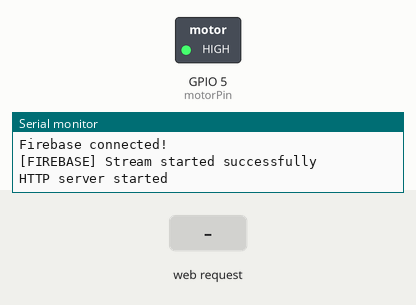
This sketch was run on a simulated ESP32. On the bench: switched loads named in the sketch (green lamp = pin HIGH), the last lines printed to the serial monitor. The test bench sets the inputs (shaded band). WiFi joins after 1.5 s; servers stay silent unless stated.

Above: at 2.8 s.
2.9 s: HTTP request GET /on received
At 4.3 s:
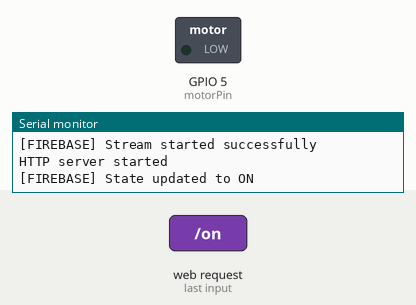
5.9 s: HTTP request GET /off received
At 7.3 s:
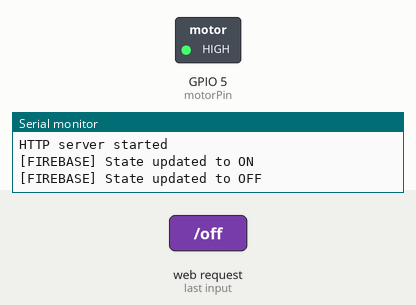
Timing chart, 0 to 8.9 s (numbered marks = the images above; inputs shaded):
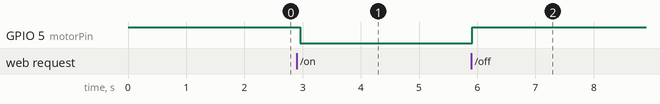

Measured:
- after the input at 2.9 s, GPIO 5 (motorPin): HIGH → LOW after 0.06 s
- after the input at 5.9 s, GPIO 5 (motorPin): LOW → HIGH at once

The sketch:

PumbControl.ino
```cpp
#include <WiFi.h>
#include <Firebase_ESP_Client.h>
#include <WebServer.h>

const char* ssid = "Ali";
const char* password = "12345678";

#define API_KEY "******************"
#define DATABASE_URL "******************"
#define USER_EMAIL "************"
#define USER_PASSWORD "****************"

const int motorPin = 5;
bool motorState = false;

FirebaseData fbdo;
FirebaseAuth auth;
FirebaseConfig config;

WebServer server(80);

void testMotor() {
  Serial.println("\n[TEST] Starting motor test...");
  for (int i = 0; i < 3; i++) {
    digitalWrite(motorPin, LOW);  // Motor ON
    Serial.println(">> Motor ON (Pin LOW)");
    delay(1000);
    digitalWrite(motorPin, HIGH); // Motor OFF
    Serial.println(">> Motor OFF (Pin HIGH)");
    delay(1000);
  }
  Serial.println("[TEST] Motor test complete\n");
}

void streamCallback(FirebaseStream data) {
  Serial.println("\n[FIREBASE] Stream Data Received");

  // Debug print all received data
  Serial.printf("Path: %s\n", data.dataPath().c_str());
  Serial.printf("Type: %s\n", data.dataType().c_str());
  Serial.printf("Event: %s\n", data.eventType().c_str());
  Serial.printf("JSON: %s\n", data.jsonString().c_str());

  // Handle JSON object with state field
  if (data.dataType() == "json") {
    FirebaseJsonData jsonData;
    data.jsonObject().get(jsonData, "state");

    if (jsonData.typeNum == FirebaseJson::JSON_BOOL) {
      bool state = jsonData.boolValue;
      digitalWrite(motorPin, state ? LOW : HIGH);
      motorState = state;
      Serial.printf("[MOTOR] Set to %s via Firebase\n", state ? "ON" : "OFF");
    }
  }
}

void streamTimeoutCallback(bool timeout) {
  if (timeout) {
    Serial.println("[FIREBASE] Stream timeout, reconnecting...");
    if (!Firebase.RTDB.beginStream(&fbdo, "/pump")) {
      Serial.println("[FIREBASE] Stream reconnect failed: " + fbdo.errorReason());
    }
  }
}

void setupFirebase() {
  config.api_key = API_KEY;
  config.database_url = DATABASE_URL;
  auth.user.email = USER_EMAIL;
  auth.user.password = USER_PASSWORD;

  fbdo.setBSSLBufferSize(4096, 1024);
  fbdo.setResponseSize(2048);

  Firebase.reconnectNetwork(true);
  Firebase.begin(&config, &auth);
  Firebase.setDoubleDigits(5);

  Serial.print("Connecting to Firebase");
  while (!Firebase.ready()) {
    Serial.print(".");
    delay(500);
  }
  Serial.println("\nFirebase connected!");

  if (!Firebase.RTDB.beginStream(&fbdo, "/pump")) {
    Serial.println("[FIREBASE] Stream begin error: " + fbdo.errorReason());
  } else {
    Firebase.RTDB.setStreamCallback(&fbdo, streamCallback, streamTimeoutCallback);
    Serial.println("[FIREBASE] Stream started successfully");
  }
}

void handleOn() {
  digitalWrite(motorPin, LOW);
  motorState = true;
  server.send(200, "text/plain", "Motor ON");

  if (Firebase.RTDB.setBool(&fbdo, "/pump/state", true)) {
    Serial.println("[FIREBASE] State updated to ON");
  }
}

void handleOff() {
  digitalWrite(motorPin, HIGH);
  motorState = false;
  server.send(200, "text/plain", "Motor OFF");

  if (Firebase.RTDB.setBool(&fbdo, "/pump/state", false)) {
    Serial.println("[FIREBASE] State updated to OFF");
  }
}

void setup() {
  Serial.begin(115200);
  pinMode(motorPin,OUTPUT_OPEN_DRAIN);
  digitalWrite(motorPin, HIGH); // Start with motor OFF

  WiFi.begin(ssid, password);
  Serial.print("Connecting to WiFi");
  while (WiFi.status() != WL_CONNECTED) {
    delay(500);
    Serial.print(".");
  }
  Serial.println("\nConnected with IP: " + WiFi.localIP().toString());

  //testMotor();
  setupFirebase();

  server.on("/on", handleOn);
  server.on("/off", handleOff);
  server.begin();
  Serial.println("HTTP server started");
}

void loop() {
  server.handleClient();

  // Handle stream errors
  if (fbdo.streamTimeout()) {
    Serial.println("[FIREBASE] Stream timeout detected");
    if (!Firebase.RTDB.beginStream(&fbdo, "/pump")) {
      Serial.println("[FIREBASE] Stream restart failed: " + fbdo.errorReason());
    }
  }

  delay(100); // Small delay to prevent watchdog timer issues
}
```
